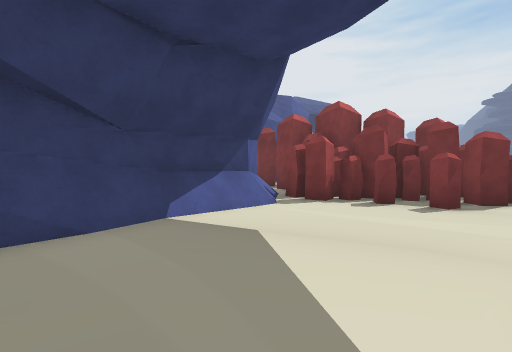
view 1 (above)

24 first-person views from a walk through a Unity game level. The camera is 1.5 m above the floor, tilts 2° down and sees 85° across. The floor is counted in squares, 2 m on a side. Each view is taken from the middle of a square. On the plan, view 1 faces up. The plan holds only what a view shows up to about 10 squares ahead; the rest is blank. The place goes on beyond the plan.

view 2
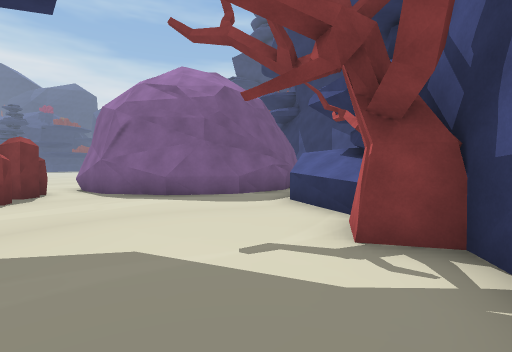

view 3
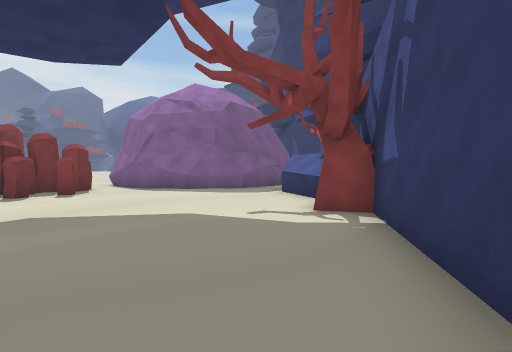

view 4
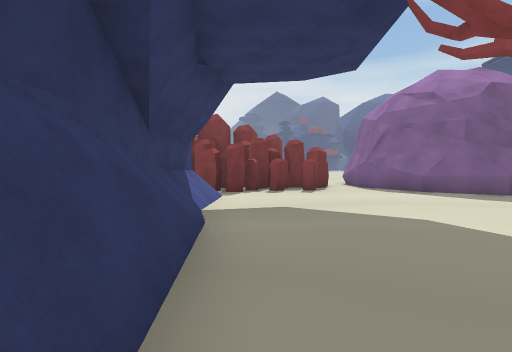

view 5
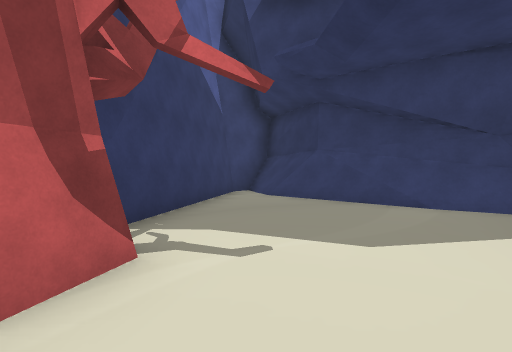

view 6
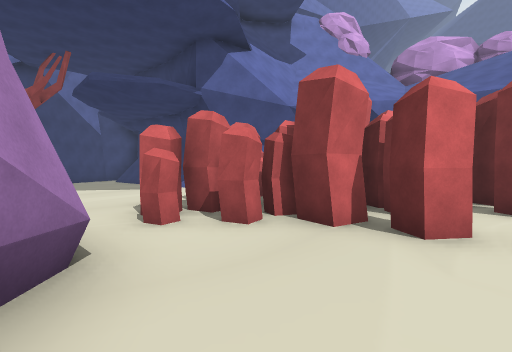

view 7
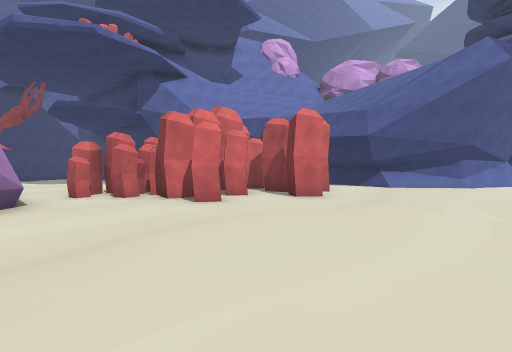

view 8
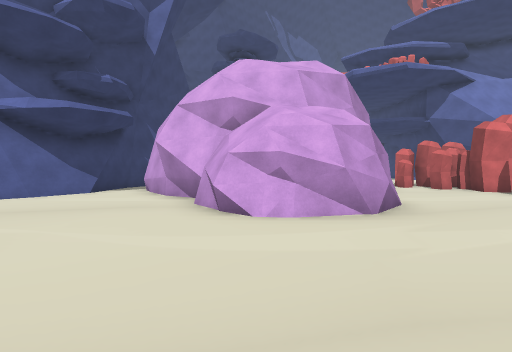

view 9
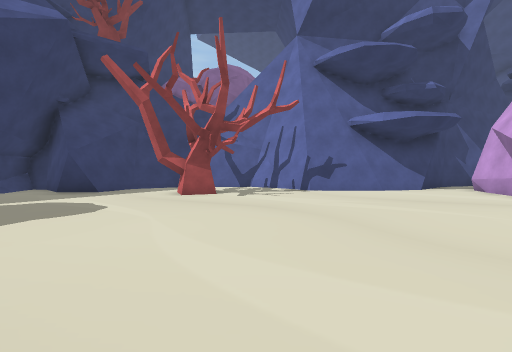

view 10
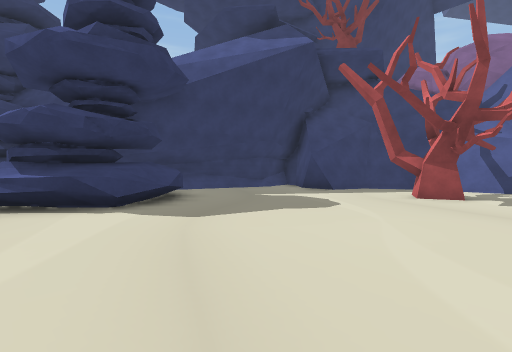

view 11
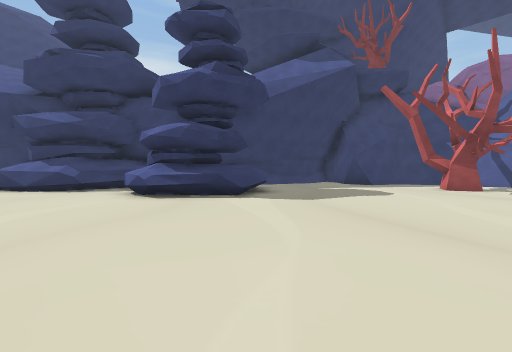

view 12
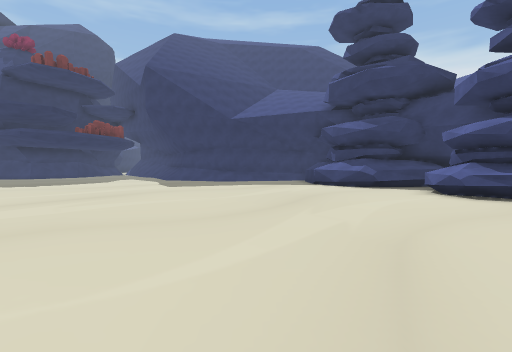

view 13
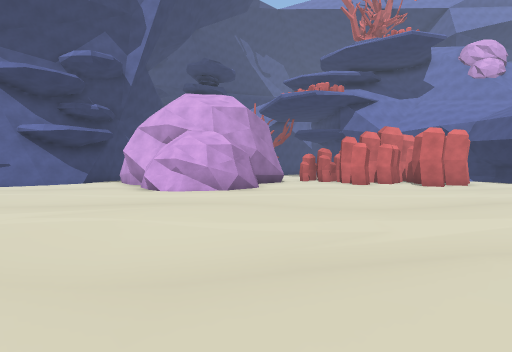

view 14
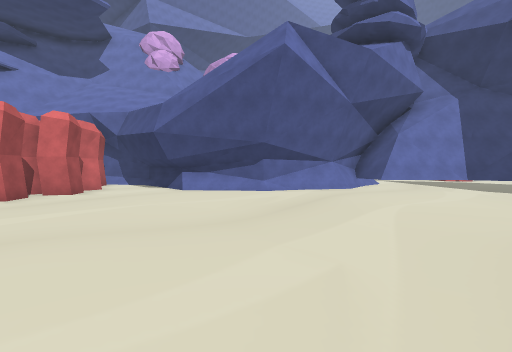

view 15
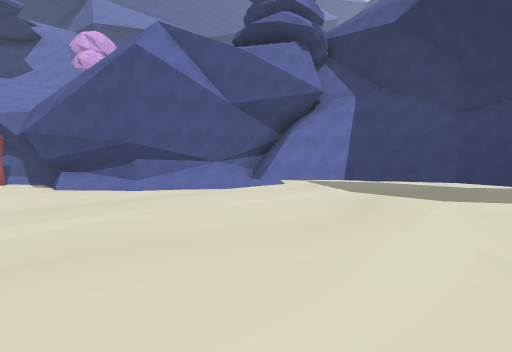

view 16
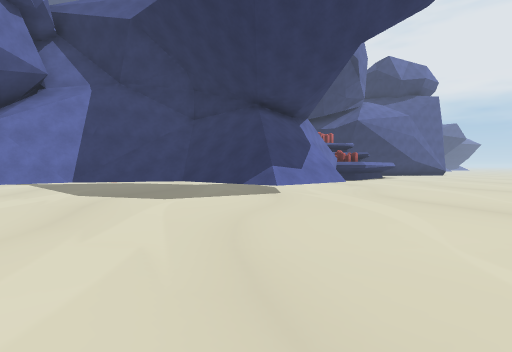

view 17
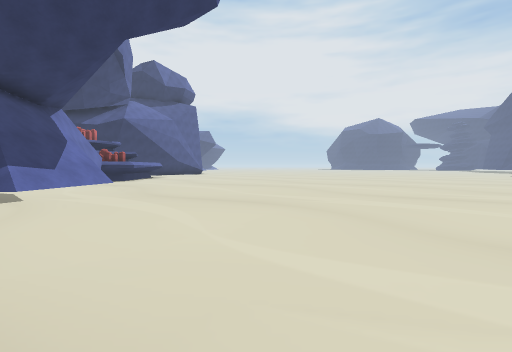

view 18
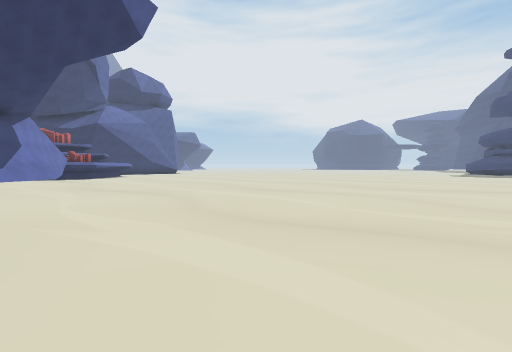

view 19
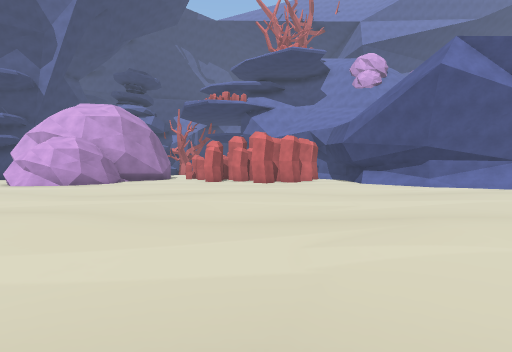

view 20
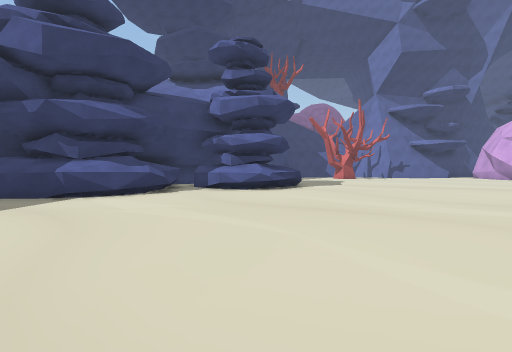

view 21
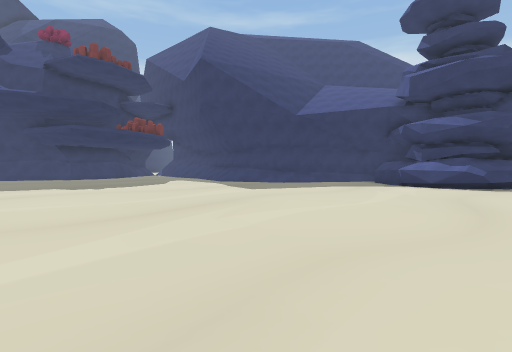

view 22
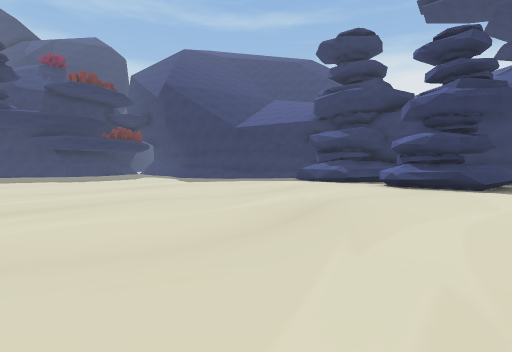

view 23
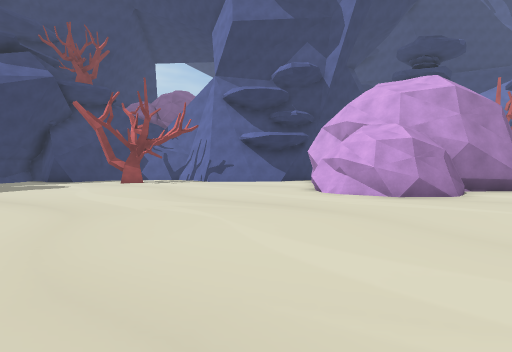

view 24
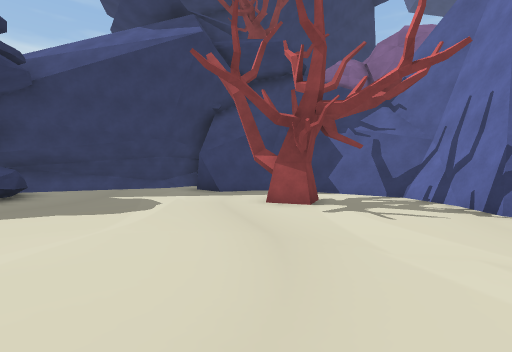

### Floor plan
Key: @ floor where view 1 was taken; # wall or solid block; . floor; / step, stairs or slope; ^ raised ledge.
Columns run from 5 left of view 1 to 30 right of it. Each row starts with its distance up from view 1.
 33              ...
 32             .............
 31             .............
 30             ^...............
 29            #^...............
 28            #^..............
 27         ###^...............
 26        #^.................
 25        #.................         ..
 24       ##................        ....
 23       ##...............        .....
 22       #...............        ......
 21       #.......... ...       ........
 20       #.............       .........
 19       ##............      ..........
 18        #............     ...........
 17        #............    ............
 16        #............   .............
 15       ##............  ..............
 14       #.............................
 13       ..............................
 12       .###..........................
 11         ###........................#
 10          #........................##
  9          ###...................^^.^
  8          ##...................^##^^
  7      ######....###............#
  6     ^#.####..######...........^
  5    ^//..#...##   ##............^.#
  4   ##/......##    #............../#
  3   ##.......#     #..............##
  2  ##........#     #..............#
  1 ##.........#     #........#..#..#
  0 #....@.....#     #.####......####
 -1 ###.....^###     ###  ########
 -2   #######

Where each view was taken, in squares from view 1:
view 1: 0 up, 0 right, facing up
view 2: 0 up, 2 left, facing right
view 3: 0 up, 4 left, facing right
view 4: 0 up, 4 left, facing up-right
view 5: 0 up, 3 right, facing left
view 6: 7 up, 9 right, facing left
view 7: 10 up, 12 right, facing left
view 8: 9 up, 16 right, facing down-left
view 9: 9 up, 19 right, facing down
view 10: 9 up, 19 right, facing down-right
view 11: 12 up, 19 right, facing down-right
view 12: 14 up, 19 right, facing right
view 13: 14 up, 17 right, facing down-left
view 14: 17 up, 11 right, facing left
view 15: 21 up, 11 right, facing left
view 16: 22 up, 11 right, facing up-left
view 17: 22 up, 11 right, facing up
view 18: 20 up, 14 right, facing up
view 19: 20 up, 14 right, facing down-left
view 20: 18 up, 26 right, facing down
view 21: 17 up, 20 right, facing right
view 22: 14 up, 16 right, facing right
view 23: 14 up, 15 right, facing down
view 24: 6 up, 17 right, facing down-right
